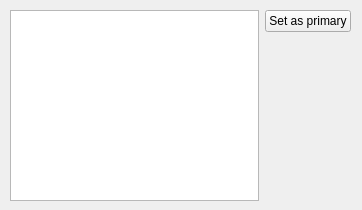
<?xml version="1.0" encoding="UTF-8"?>
<ui version="4.0">
 <class>MainWindow</class>
 <widget class="QWidget" name="MainWindow">
  <property name="geometry">
   <rect>
    <x>0</x>
    <y>0</y>
    <width>362</width>
    <height>210</height>
   </rect>
  </property>
  <property name="sizePolicy">
   <sizepolicy hsizetype="Preferred" vsizetype="Preferred">
    <horstretch>0</horstretch>
    <verstretch>0</verstretch>
   </sizepolicy>
  </property>
  <property name="windowTitle">
   <string>Set primary display</string>
  </property>
  <widget class="QWidget" name="horizontalLayoutWidget">
   <property name="geometry">
    <rect>
     <x>10</x>
     <y>10</y>
     <width>341</width>
     <height>191</height>
    </rect>
   </property>
   <layout class="QHBoxLayout" name="horizontalLayout">
    <item>
     <widget class="QListWidget" name="lstDevices"/>
    </item>
    <item>
     <layout class="QVBoxLayout" name="verticalLayout">
      <item>
       <widget class="QPushButton" name="btnSetPrimary">
        <property name="text">
         <string>Set as primary</string>
        </property>
       </widget>
      </item>
      <item>
       <spacer name="verticalSpacer">
        <property name="orientation">
         <enum>Qt::Vertical</enum>
        </property>
        <property name="sizeHint" stdset="0">
         <size>
          <width>20</width>
          <height>40</height>
         </size>
        </property>
       </spacer>
      </item>
     </layout>
    </item>
   </layout>
  </widget>
 </widget>
 <resources/>
 <connections/>
</ui>
